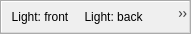
<?xml version="1.0" encoding="UTF-8"?>
<ui version="4.0">
 <class>mqLightControlsToolbar</class>
 <widget class="QToolBar" name="mqLightControlsToolbar">
  <property name="geometry">
   <rect>
    <x>0</x>
    <y>0</y>
    <width>191</width>
    <height>34</height>
   </rect>
  </property>
  <property name="windowTitle">
   <string>Light controls</string>
  </property>
  <property name="orientation">
   <enum>Qt::Horizontal</enum>
  </property>
  <action name="actionFrontLight">
   <property name="icon">
    <iconset resource="../Icons/icons.qrc">
     <normaloff>:/Icons/light_front.gif</normaloff>
     <normalon>:/Icons/light_front.gif</normalon>:/Icons/light_front.gif</iconset>
   </property>
   <property name="text">
    <string>Light: front</string>
   </property>
   <property name="toolTip">
    <string>Lightning: from front side</string>
   </property>
  </action>
  <action name="actionLeftLight">
   <property name="icon">
    <iconset resource="../Icons/icons.qrc">
     <normaloff>:/Icons/light_left.gif</normaloff>
     <normalon>:/Icons/light_left.gif</normalon>:/Icons/light_left.gif</iconset>
   </property>
   <property name="text">
    <string>Light: left</string>
   </property>
   <property name="toolTip">
    <string>Lightning: from left side</string>
   </property>
  </action>
  <action name="actionRightLight">
   <property name="icon">
    <iconset resource="../Icons/icons.qrc">
     <normaloff>:/Icons/light_right.gif</normaloff>
     <normalon>:/Icons/light_right.gif</normalon>:/Icons/light_right.gif</iconset>
   </property>
   <property name="text">
    <string>Light: right</string>
   </property>
   <property name="toolTip">
    <string>Lightning: from right side</string>
   </property>
  </action>
  <action name="actionAboveLight">
   <property name="icon">
    <iconset resource="../Icons/icons.qrc">
     <normaloff>:/Icons/light_above.gif</normaloff>
     <normalon>:/Icons/light_above.gif</normalon>:/Icons/light_above.gif</iconset>
   </property>
   <property name="text">
    <string>Light: above</string>
   </property>
   <property name="toolTip">
    <string>Lignthing: from above</string>
   </property>
  </action>
  <action name="actionBelowLight">
   <property name="icon">
    <iconset resource="../Icons/icons.qrc">
     <normaloff>:/Icons/light_below.gif</normaloff>
     <normalon>:/Icons/light_below.gif</normalon>:/Icons/light_below.gif</iconset>
   </property>
   <property name="text">
    <string>Light: from below</string>
   </property>
   <property name="toolTip">
    <string>Lightning: from below</string>
   </property>
  </action>
  <action name="actionBackLight">
   <property name="icon">
    <iconset resource="../Icons/icons.qrc">
     <normaloff>:/Icons/light_back.gif</normaloff>
     <normalon>:/Icons/light_back.gif</normalon>:/Icons/light_back.gif</iconset>
   </property>
   <property name="text">
    <string>Light: back</string>
   </property>
   <property name="toolTip">
    <string>Lightning: from back side</string>
   </property>
  </action>
  <addaction name="actionFrontLight"/>
  <addaction name="actionBackLight"/>
  <addaction name="actionRightLight"/>
  <addaction name="actionLeftLight"/>
  <addaction name="actionAboveLight"/>
  <addaction name="actionBelowLight"/>
 </widget>
 <resources>
  <include location="../Icons/icons.qrc"/>
  <include location="../Icons/icons.qrc"/>
 </resources>
 <connections/>
</ui>
